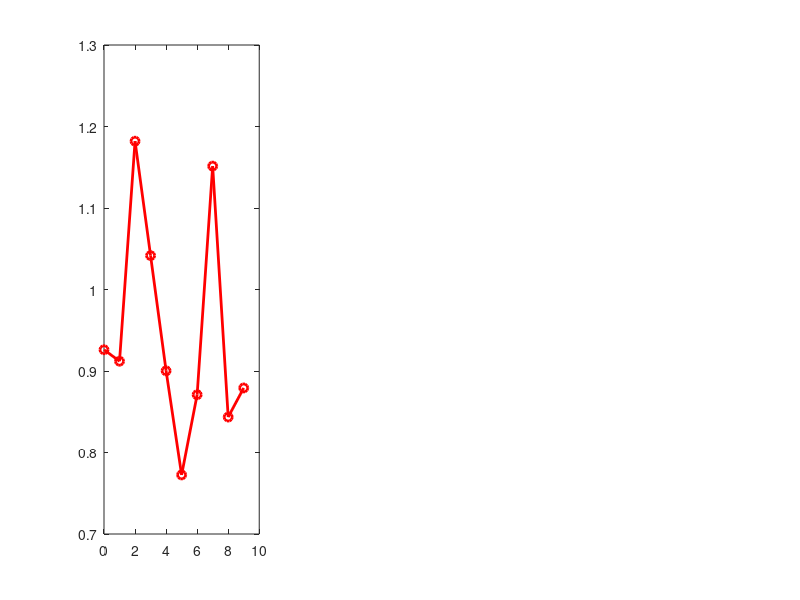

Source code (MATLAB): (Note: this script raises an error after producing the figure.)
clc, clear all;

time_intervals = 0:1:9; % Time from 0 to 9 minutes

% Define the time intervals and data points for Test 1
FIT4011_kg_hr = [0.9261, 0.9120, 1.1820, 1.0416, 0.9002, 0.7725, 0.8709, 1.1514, 0.8435, 0.8792];
ExternFlowmeter_kg_hr = [0.5013, 0.4988, 0.5009, 0.5010, 0.5015, 0.4979, 0.5012, 0.4977, 0.4966, 0.4922];

% Define the data points for Test 2
FIT4011_kg_hr_test2 = [4.5981, 4.6527, 4.5981, 4.7776, 4.8125, 4.5695, 4.9492, 4.8653, 4.9192, 4.9363];
ExternFlowmeter_kg_hr_test2 = [2.4529, 2.4338, 2.3818, 2.3229, 2.4162, 2.4504, 2.4532, 2.4600, 2.4480, 2.4474];

% Define the data points for Test 3
FIT4011_kg_hr_test3 = [6.1500, 6.2016, 6.1940, 6.2628, 6.2472, 6.1357, 6.1044, 6.2728, 6.3094, 6.2070];
ExternFlowmeter_kg_hr_test3 = [3.1770, 3.1202, 3.1313, 3.1344, 3.1359, 3.1141, 3.1313, 3.1157, 3.1388, 3.1378];

% Calculate the average values for each test
average_FIT4011_test1 = mean(FIT4011_kg_hr);
average_ExternFlowmeter_test1 = mean(ExternFlowmeter_kg_hr);
average_FIT4011_test2 = mean(FIT4011_kg_hr_test2);
average_ExternFlowmeter_test2 = mean(ExternFlowmeter_kg_hr_test2);
average_FIT4011_test3 = mean(FIT4011_kg_hr_test3);
average_ExternFlowmeter_test3 = mean(ExternFlowmeter_kg_hr_test3);

% Test1
Totalizer_FIT4011_test1 = 0.1621 * 60/10;
Totalizer_ExternFlowmeter_test1 = 0.0859 * 60/10;
% Test2
Totalizer_FIT4011_test2 = 0.8022 * 60/10;
Totalizer_ExternFlowmeter_test2 = 0.4045 * 60/10;
Flowglass_Test2 = 0.403 * 60/10; 
% Test3
Totalizer_FIT4011_test3 = 1.0590 * 60/10;
Totalizer_ExternFlowmeter_test3 = 0.5310 * 60/10;
Flowglass_Test3 = 0.532 * 60/10; 


% Create figure
figure;

% Define pump stroke lengths for each test
pumpStrokeLengths = {'20%', '50%', '60%'}; % Update with actual values if needed

% Subplot for Test 1
subplot(1,3,1);
plot(time_intervals, FIT4011_kg_hr,'LineWidth', 2, 'Marker', 'o', 'Color', 'red','DisplayName', '42FIT4011');
hold on;
yline(Totalizer_FIT4011_test1,':', 'Color', 'red', 'LineWidth', 2,'DisplayName', 'Totalizer');
plot(time_intervals, ExternFlowmeter_kg_hr, 'LineWidth', 2, 'Marker', 'o', 'Color', 'green','DisplayName', 'External Flow meter');
yline(Totalizer_ExternFlowmeter_test1,':', 'Color', 'Green', 'LineWidth', 2,'DisplayName', 'Totalizer');
title('Deviation Test 1 [Pump Strokelength: 20%]');
xlabel('Time [min]', 'FontSize', 10, 'FontWeight', 'bold');
ylabel('Flow Rate [kg/hr]', 'FontSize', 10, 'FontWeight', 'bold');
xlim([0,9]);
ylim([0 8]);
grid on;
legend('show');
%text(5.6, -0.7, ['Pump Strokelength: ' pumpStrokeLengths{1}], 'HorizontalAlignment', 'center');

% Subplot for Test 2
subplot(1,3,2);
plot(time_intervals, FIT4011_kg_hr_test2, 'LineWidth', 2, 'Marker', 'o', 'Color', 'red','DisplayName', '42FIT4011');
hold on;
yline(Totalizer_FIT4011_test2,':', 'Color', 'red', 'LineWidth', 2,'DisplayName', 'Totalizer');
plot(time_intervals, ExternFlowmeter_kg_hr_test2,'LineWidth', 2, 'Marker', 'o', 'Color', 'green','DisplayName', 'External Flow meter');
yline(Totalizer_ExternFlowmeter_test2,':', 'Color', 'Green', 'LineWidth', 2,'DisplayName', 'Totalizer');
yline(Flowglass_Test2,':', 'Color', 'Blue', 'LineWidth', 2,'DisplayName', 'Flow-glass');
title('Deviation Test 2 [Pump Strokelength: 50%]');
xlabel('Time [min]', 'FontSize', 10, 'FontWeight', 'bold');
ylabel('Flow Rate [kg/hr]', 'FontSize', 10, 'FontWeight', 'bold');
xlim([0,9]);
ylim([0 8]);
grid on;
legend('show');
%text(5.6, -0.7, ['Pump Strokelength: ' pumpStrokeLengths{2}], 'HorizontalAlignment', 'center');

% Subplot for Test 3
subplot(1,3,3);
plot(time_intervals, FIT4011_kg_hr_test3, 'LineWidth', 2, 'Marker', 'o', 'Color', 'red','DisplayName', '42FIT4011');
hold on;
yline(Totalizer_FIT4011_test3,':', 'Color', 'red', 'LineWidth', 2,'DisplayName', 'Totalizer');
plot(time_intervals, ExternFlowmeter_kg_hr_test3,'LineWidth', 2, 'Marker', 'o', 'Color', 'green','DisplayName', 'External Flow meter');
yline(Totalizer_ExternFlowmeter_test3,':', 'Color', 'Green', 'LineWidth', 2,'DisplayName', 'Totalizer');
yline(Flowglass_Test3,':', 'Color', 'Blue', 'LineWidth', 2,'DisplayName', 'Flow-glass');
title('Deviation Test 3 [Pump Strokelength: 60%]');
xlabel('Time [min]', 'FontSize', 10, 'FontWeight', 'bold');
ylabel('Flow Rate [kg/hr]', 'FontSize', 10, 'FontWeight', 'bold');
xlim([0,9]);
ylim([0 8]);
grid on;
legend('show');
%text(5.6, -0.7, ['Pump Strokelength: ' pumpStrokeLengths{3}], 'HorizontalAlignment', 'center');

hold off;
